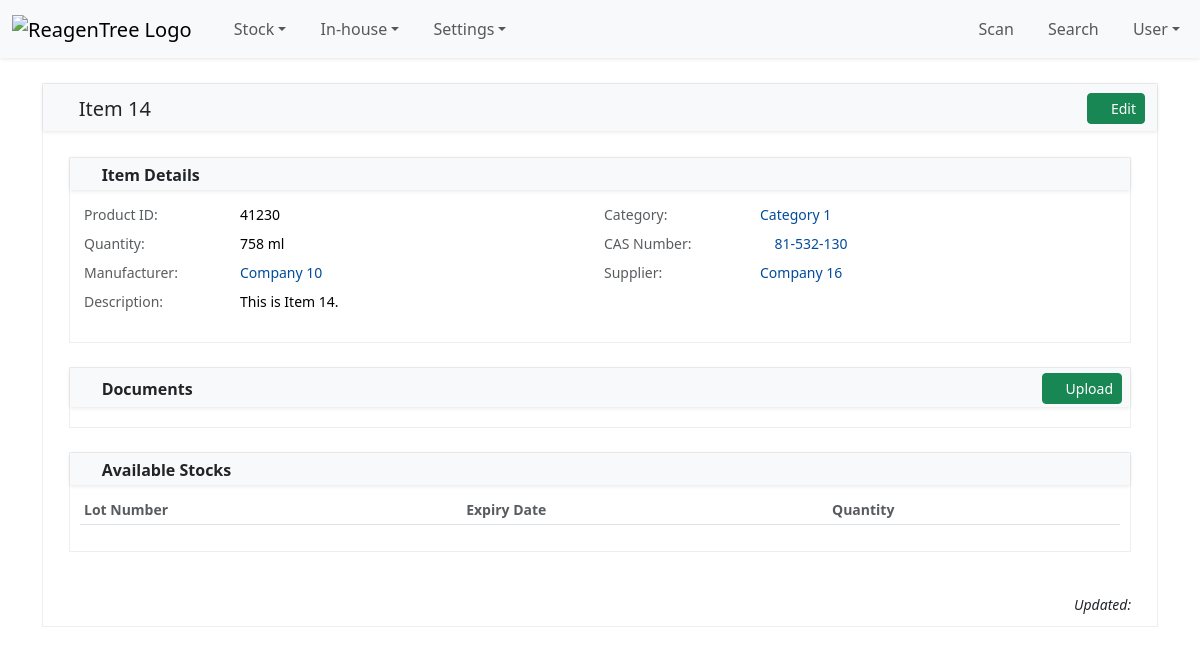
The page /item/14/ (signed in) on the database its author committed.
### item/models/item.py (models this page shows, shortened)
class Item(TimeStampUserMixin, models.Model):
    name = models.CharField(max_length=255)
    description = models.TextField(blank=True, null=True)
    cas_number = models.CharField(max_length=20, blank=True, null=True)
    product_id = models.CharField(max_length=100)
    category = models.ForeignKey(
        "category.Category", on_delete=models.SET_NULL, null=True, blank=True, related_name="items"
    )
    quantity = models.DecimalField(max_digits=10, decimal_places=1, null=True, blank=True)
    quantity_unit = models.ForeignKey("item.Unit", on_delete=models.SET_NULL, null=True)
    manufacturer = models.ForeignKey(
        "company.Company", related_name="manufactured_items", on_delete=models.SET_NULL, null=True, blank=True
    )
    supplier = models.ForeignKey(
        "company.Company", related_name="supplied_items", on_delete=models.SET_NULL, null=True, blank=True
    )
    @property
    def quantity_display(self):
        if self.quantity:
            quantity = self.quantity.normalize()
            if quantity == quantity.to_integral():
                quantity = int(quantity)
            return f"{quantity} {self.quantity_unit}"
        return f"{self.quantity} {self.quantity_unit}"
    class Meta:
        ordering = ["name"]
        unique_together = ["name", "product_id"]

### category/models.py (models this page shows)
class Category(TimeStampUserMixin, models.Model):
    name = models.CharField(max_length=50, unique=True)
    description = models.TextField(blank=True, null=True)
    def __str__(self):
        return f"{self.name}"
    class Meta:
        verbose_name = "Category"
        verbose_name_plural = "Categories"
        ordering = ["name"]

### item/models/unit.py (models this page shows)
class Unit(models.Model):
    symbol = models.CharField(max_length=10)
    def __str__(self):
        return self.symbol

### company/models.py (models this page shows)
class Company(TimeStampUserMixin, models.Model):
    name = models.CharField(max_length=100, unique=True)
    description = models.TextField(blank=True, null=True)
    website = models.URLField(max_length=200, blank=True)
    phone = models.CharField(max_length=20, blank=True)
    def __str__(self) -> str:
        return f"{self.name}"
    class Meta:
        verbose_name_plural = "Companies"
        ordering = ["name"]

### item/views/item.py (the view)
class ItemDetailView(LoginRequiredMixin, DetailView):
    model = Item
    context_object_name = "item"
    template_name = "item/item_detail.html"
    def get_context_data(self, **kwargs):
        context = super().get_context_data(**kwargs)
        context["stocks"] = Stock.objects.filter(item=self.object)
        context["attachments"] = ItemAttachment.objects.filter(object_id=self.object.id)
        return context

### item/templates/item/item_detail.html (shortened to what this page needs)
{% extends "object_detail_base.html" %}
{% load static %}
{% block panel_title %}
  <i class="bi bi-box2-fill item-text-color"></i> {{ item.name }}
{% endblock panel_title %}
{% block panel_actions %}
  <span class="p-1">
    <a href="{% url 'item_update' item.pk %}?next={{ request.path }}"
       title="Update sitem"
       class="btn btn-sm btn-success">
      <i class="bi bi-pencil-square"></i>
      <span class="d-none d-sm-inline">Edit</span>
    </a>
  </span>
{% endblock panel_actions %}
{% block panel_content %}
  <div class="p-3">
    <div class="panel mb-4">
      <div class="panel-heading d-flex justify-content-between">
        <span class="fw-bold"><i class="bi bi-info-circle-fill item-text-color"></i> Item Details</span>
      </div>
      <div class="panel-content">
        <table class="table table-sm table-borderless small">
          <tbody>
            <tr>
              <td width="15%" class="text-muted">Product ID:</td>
              <td width="35%">{{ item.product_id }}</td>
              <td width="15%" class="text-muted">Category:</td>
              <td width="35%">
                <a href="{% url 'category_detail' item.category.pk %}"
                   title="{{ item.category }}">{{ item.category }}</a>
              </td>
            </tr>
            <tr>
              <td class="text-muted">Quantity:</td>
              <td>{{ item.quantity_display }}</td>
              <td class="text-muted">CAS Number:</td>
              <td>
                {% if item.cas_number %}
                  <i class="bi bi-link-45deg"></i>
                  <a href="https://commonchemistry.cas.org/detail?cas_rn={{ item.cas_number }}"
                     target="blank"
                     title="More chemical details">{{ item.cas_number }}</a>
                {% else %}
                  &nbsp;
                {% endif %}
              </td>
            </tr>
            <tr>
              <td class="text-muted">Manufacturer:</td>
              <td>
                <a href="{% url 'company_detail' item.manufacturer.pk %}"
                   title="{{ item.manufacturer }}">{{ item.manufacturer }}</a>
              </td>
              <td class="text-muted">Supplier:</td>
              <td>
                <a href="{% url 'company_detail' item.supplier.pk %}"
                   title="{{ item.supplier }}">{{ item.supplier }}</a>
              </td>
            </tr>
            <tr>
              <td class="text-muted">Description:</td>
              <td colspan="3">{{ item.description }}</td>
            </tr>
          </tbody>
        </table>
      </div>
    </div>
    <div class="panel mb-4">
      <div class="panel-heading d-flex justify-content-between align-items-center pe-2">
        <span class="fw-bold"><i class="bi bi-folder2-open text-warning"></i> Documents</span>
        <a hx-get="{% url 'item_attachment_upload' item.pk %}"
           hx-trigger="click"
           hx-target="#crudModal .modal-content"
           hx-swap="innerHTML"
           data-bs-toggle="modal"
           data-bs-target="#crudModal"
           href="javascript:"
           class="btn btn-sm btn-success"><i class="bi bi-file-earmark-arrow-up"></i>
           <span class="d-none d-sm-inline">Upload</span>
          </a>
      </div>
      <div class="panel-content">
      </div>
    </div>
    <div class="panel mb-4">
      <div class="panel-heading d-flex justify-content-between">
        <span class="fw-bold"><i class="bi bi-boxes stock-text-color"></i> Available Stocks</span>
      </div>
      <div class="panel-content">
        <div class="table-responsive">
          <table class="table table-sm table-hover small">
            <thead>
              <tr>
                <th class="text-muted">Lot Number</th>
                <th class="text-muted">Expiry Date</th>
                <th class="text-muted">Quantity</th>
              </tr>
            </thead>
          </table>
        </div>
      </div>
    </div>
  </div>
  {% include "partials/object_last_updated.html" %}
{% endblock panel_content %}

### static/css/reagentree-1.0.css (style rules this page uses)
:root { --rt-light-shadow: 0 1px 4px rgba(0, 0, 0, 0.1); --rt-category: #ffc400; --rt-company: #0078d4; --rt-delivery: #4830d1; --rt-validation: #1ba756; --rt-location: #66dcc5; --rt-setting: #2a4a5a; --rt-search: #17a2b8; --rt-user: #4e4083; --rt-fushsia: #915c83; --rt-green20: #498205; --rt-item: #503191; --rt-stock: #ff9000; --rt-inhouse: #dd5030; --rt-inhousestock: #008080; }
a { text-decoration: none; color: #024c9b; }
.panel { margin-bottom: 0.75rem; background-color: #fff; border: 1px solid #eee; }
.panel-heading { padding: 3px; padding-top: 5px; padding-left: 15px; color: var(--bs-body-color); background-color: var(--bs-light); box-shadow: var(--rt-light-shadow); }
.panel-content { padding: 10px; }
.item-text-color { color: var(--rt-item); }
.stock-text-color { color: var(--rt-stock); }

### rows shown on the page
Item: name "Item 14", product_id "41230", category "Category 1", quantity_display "758 ml", cas_number "81-532-130", manufacturer "Company 10", supplier "Company 16", description "This is Item 14."
